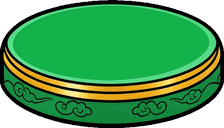
#> input picture src/assets/art/plinth.png, 224 x 128 px
$ python -i build.py   (imports and definitions only)
#> lines starting #> are read from the running program, lines starting #| are printed output that depends on the picture; after the words box and inside, x2 and y2 are one past the last pixel; in counts of white or black regions, pixels touching at a corner belong together
#> further down, picture is the input picture: PIL image 224x128 P; mean R, G, B, A 36.1, 116.5, 50.5, 211.5
"""Cleans generated art to its final pixel size and the shared palette.

Inputs: art-src/<id>.jpg (git-ignored generations, prompts in manifest.json).
The sources are not committed, so a rebuild needs them regenerated or copied in;
the shipped PNGs in src/assets/art are the record. Weapon icons are the
exception: they are drawn as SVG in tools/art/weapons.mjs (committed), and
`node tools/art/render-weapons.mjs` renders them into art-src/weapons/.
Outputs: src/assets/art/*.png (shipped).

  python3 tools/art/build.py               # build everything
  python3 tools/art/build.py <id>...       # build only these
  python3 tools/art/build.py summary       # build only the summary chip icons
  python3 tools/art/build.py ranks         # build only the enemy rank badges
  python3 tools/art/build.py skills        # build only the skill bar icons
  python3 tools/art/build.py slots figures plinth  # the paper doll's art
  python3 tools/art/build.py icons:<id>... # rebuild only these icon columns,
                                           # keeping every other column of the
                                           # shipped atlas as it is

Sprites come out as a sheet of 4 rows (idle, attack, hit, death) by 4 frames;
hit uses the first 2. Each character has one generation per pose, made with the
idle pose as the reference image, all cleaned at one shared scale.

Manifest knobs (every one optional unless marked; unknown keys stop the build):

  sprite      id*, size*, face* ("left"/"right": the way it fights), poses*
              ({idle, attack[], hit[], death[]}, files under art-src/), seed,
              prompt (provenance only), lift ({pose: share of the frame it
              floats above the floor}), keep (smallest shape kept, as a share of
              the biggest; default 0.15), crop (true or [poses]: trailing parts
              run off the frame instead of shrinking the body), flip (the
              generation faces the other way), extra (palette colours for this
              asset only), recolor ({hex: hex} applied to the sheet), shadow
              (also drop dark magenta floor shadows), border (px of each source
              edge to clear), margin (px kept free round the frame).
  variant     id*, size*, base* (a sprite with poses: its poses rebuilt at this
              size), recolor, aura (glow colour), plus any sprite knob to override.
  background  id*, height*, seed, prompt, dim (brightness and saturation, default
              0.8), extra, trim_top (source rows dropped), blend (px of seam fade).
  icon        id*, then one of: sources* (one generation under art-src/ per
              item name, drawn smooth at full cell size; pair: each is one
              boot, drawn as a matching pair) or renders* (one transparent PNG
              under art-src/ per item name, e.g. from render-weapons.mjs: no
              cut-out, cropped to its shape and drawn smooth at full cell
              size), plus seed, prompt, source (provenance only).
              Atlas cells are icon_size x icon_scale px; the atlas is saved
              in 256 colours of its own, not the shared palette.
  summary     id*, source* (one generation under art-src/), seed, prompt: the
              summary chips' icons (Spirit Stones, Spirit Essence, one per
              realm), one row in manifest order, drawn like the item icons
              into summary.png. Build them alone with `summary`.
  store       id*, source*, seed, prompt: the store offers' icons, built the
              same way into store.png. Build them alone with `store`.
  ranks       id*, source*, seed, prompt: the enemy rank badges shown before a
              ranked enemy's name in the compact strip, in the order page.css
              expects (elite, boss, tribulation), built the same way into
              ranks.png. Build them alone with `ranks`.
  skills      id*, source*, seed, prompt: the Path skills' icons for the strip's
              skill bar, one per skill name in the order path-skills.ts lists
              them (PATH_SKILL_NAMES), built the same way into skills.png;
              shadow (also drop a dark magenta drop shadow under the frame).
              Build them alone with `skills`.
  slots       id*, source*, seed, prompt: the empty equipment slots' faint
              icons, one per item type in the icon atlas's column order, built
              the same way into slots.png. Build them alone with `slots`.
  figures     id* (a Path), source*, seed, prompt: the paper doll's figure for
              each Path, front facing, cleaned like the sprites into
              figure_size frames: doll-<id>.png, a 4-frame breathing loop.
              Build them alone with `figures`.
  plinth      id*, source*, size* (w, h shown), seed, prompt: the jade plinth
              under the figure, drawn smooth at 2x into plinth.png.
"""

import json
import sys
from pathlib import Path

from PIL import Image, ImageEnhance, ImageFilter

ROOT = Path(__file__).resolve().parents[2]
SRC = ROOT / "art-src"
OUT = ROOT / "src" / "assets" / "art"
# [1 line that did not run here, left out]

# The one limited palette every asset is cleaned to.
PALETTE = [
    "1a1423", "3b2d4a", "5d4a6e",  # outline and shadow purples
    "2b2b33", "4a4a55", "6e6e7a", "9a9aa6", "c8c8d0", "f2f2f5",  # greys
    "f1c7a1", "e8a08a", "d9a06f", "a8693f", "6b3e26", "4a2f1f", "8a5a35",  # skin and browns
    "6e1b25", "b82e3a", "f05a5a",  # reds
    "e88a2a", "f5c542", "fff1a8",  # orange and gold
    "1f4d3a", "2f8a5a", "5fd08a", "b8f5c8",  # jade greens
    "1e2f5c", "2f5fb3", "5aa0f0", "a8d8ff",  # blues
    "6a3fa0", "b07ae0", "2a8a8f",  # qi purples and teal
]
# Neutral greys for backgrounds only: a dimmed office is mostly grey, and the
# shared palette's greys are too few for it (they would turn purple).
BG_GREYS = ["2e2e34", "3c3c43", "4f4f57", "62626a", "7c7c84", "93938f"]
# Colours one asset may add to the shared palette (its "extra" list). Kept
# per asset so a new colour never shifts art that was already approved.
# [5 lines that did not run here, left out]
OUTLINE = (0x1A, 0x14, 0x23, 255)
FLASH = (0xF2, 0xF2, 0xF5, 255)


def palette_image(colours: list[str]) -> Image.Image:
    flat = [int(c[i : i + 2], 16) for c in colours for i in (0, 2, 4)]
    p = Image.new("P", (1, 1))
    p.putpalette(flat + flat[:3] * (256 - len(colours)))
    return p


PAL = palette_image(PALETTE)
# [1 line that did not run here, left out]
# [1 line that did not run here, left out]


def is_key(r: int, g: int, b: int) -> bool:
    """The magenta backdrop, JPEG fringe and glow blended into it included.

    Purples close to the backdrop (smoke, auras) go with it: prompts avoid them.
    """
    return (r > 140 and b > 140 and g < 130 and abs(r - b) < 100) or (
        r > 150 and b > g + 30 and b > 90
    )


def is_shadow(r: int, g: int, b: int) -> bool:
    """A dark magenta floor shadow the model drew in spite of the prompt."""
    return r > 80 and b > 80 and g < 70 and abs(r - b) < 70 and r > g * 2


def cut_out(img: Image.Image, keep: float = 0.15, shadow: bool = False, border: int = 0) -> Image.Image:
    """RGBA with the backdrop removed and only shapes over `keep` of the biggest kept."""
#> called with keep = 0.15, shadow = False, border = 0
    img = img.convert("RGB")
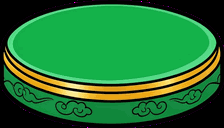
#> img: PIL image 224x128 RGB; mean R, G, B 36.1, 116.5, 50.5
    w, h = img.size
#> w = 224; h = 128
    px = img.load()
    mask = Image.new("L", (w, h), 0)
#> mask: PIL image 224x128 L; every value is 0
    m = mask.load()
    for y in range(h):
        for x in range(w):
            if not (is_key(*px[x, y]) or (shadow and is_shadow(*px[x, y]))):
                m[x, y] = 255
    if border:
        # The model sometimes leaves a light strip along an edge: clear it.
        edge = Image.new("L", (w, h), 0)
        edge.paste(255, (border, border, w - border, h - border))
        mask = Image.composite(mask, edge, edge)
    # Erode the pink fringe by one pixel, then drop specks.
    mask = mask.filter(ImageFilter.MinFilter(3))
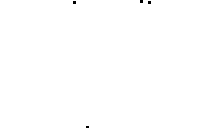
#> mask: PIL image 224x128 L; 99.9% white; 4 black regions (4 under 20 px)
    mask = keep_big_shapes(mask, keep)
    out = img.convert("RGBA")
    out.putalpha(mask)
    return out


def keep_big_shapes(mask: Image.Image, share: float) -> Image.Image:
#> called with share = 0.15
    w, h = mask.size
#> w = 224; h = 128
    m = mask.load()
    seen = bytearray(w * h)
    shapes = []
    for y0 in range(h):
        for x0 in range(w):
            if m[x0, y0] and not seen[y0 * w + x0]:
                stack, pts = [(x0, y0)], []
                seen[y0 * w + x0] = 1
                while stack:
                    x, y = stack.pop()
                    pts.append((x, y))
                    for nx, ny in ((x + 1, y), (x - 1, y), (x, y + 1), (x, y - 1)):
                        if 0 <= nx < w and 0 <= ny < h and m[nx, ny] and not seen[ny * w + nx]:
                            seen[ny * w + nx] = 1
                            stack.append((nx, ny))
                shapes.append(pts)
    biggest = max((len(s) for s in shapes), default=0)
#> biggest = 28639
    out = Image.new("L", (w, h), 0)
    o = out.load()
    for s in shapes:
        if len(s) >= biggest * share:
            for x, y in s:
                o[x, y] = 255
    return out


# [42 lines left out: functions outline, shrink, not called in this run]


def is_blade(r: int, g: int, b: int) -> bool:
    """Glowing weapon colours, left out when sizing and centring a body."""
    return g > r + 40 and g > b + 10


# [189 lines left out: functions body, frames_of, shifted, breathe, flashed, sheet and 5 more, not called in this run]


def save(img: Image.Image, path: Path) -> None:
    """An indexed PNG: palette colours plus one transparent entry, the smallest file."""
    (img if img.mode == "P" else indexed(img)).save(path, optimize=True, transparency=len(ALL))


# [73 lines left out: functions seam_period, background, pair_of, smooth_icon, not called in this run]


def icon_rows(e: dict) -> list:
    return e.get("sources") or e.get("renders") or []


# [95 lines left out: functions icon_atlas, kept_columns, row_atlas, figure, plinth, not called in this run]


KNOBS = {
    "sprite": {"id", "size", "face", "poses", "seed", "prompt", "lift", "keep", "crop", "flip",
               "extra", "recolor", "shadow", "border", "margin"},
    "variant": {"id", "size", "base", "recolor", "aura", "seed", "prompt", "lift", "keep", "crop",
                "flip", "extra", "shadow", "border", "margin"},
    "background": {"id", "height", "seed", "prompt", "dim", "extra", "trim_top", "blend"},
    "icon": {"id", "sources", "renders", "pair", "source", "seed", "prompt"},
    "summary": {"id", "source", "seed", "prompt"},
    "store": {"id", "source", "seed", "prompt"},
    "ranks": {"id", "source", "seed", "prompt"},
    "skills": {"id", "source", "seed", "prompt", "shadow"},
    "slots": {"id", "source", "seed", "prompt"},
    "figures": {"id", "source", "seed", "prompt"},
    "plinth": {"id", "source", "seed", "prompt", "size"},
}
REQUIRED = {
    "sprite": {"id", "size", "face", "poses"},
    "variant": {"id", "size", "base"},
    "background": {"id", "height"},
    "icon": {"id"},
    "summary": {"id", "source"},
    "store": {"id", "source"},
    "ranks": {"id", "source"},
    "skills": {"id", "source"},
    "slots": {"id", "source"},
    "figures": {"id", "source"},
    "plinth": {"id", "source", "size"},
}
# Manifest rows built as one-row atlases of the same name (summary.png, store.png,
# ranks.png, skills.png, slots.png).
ROWS = ("summary", "store", "ranks", "skills", "slots")


# [79 lines left out: functions check_manifest, main, not called in this run]


# [2 lines not run here, left out]

>>> from PIL import Image
>>> picture = Image.open('../../src/assets/art/plinth.png')
>>> result = cut_out(picture)
